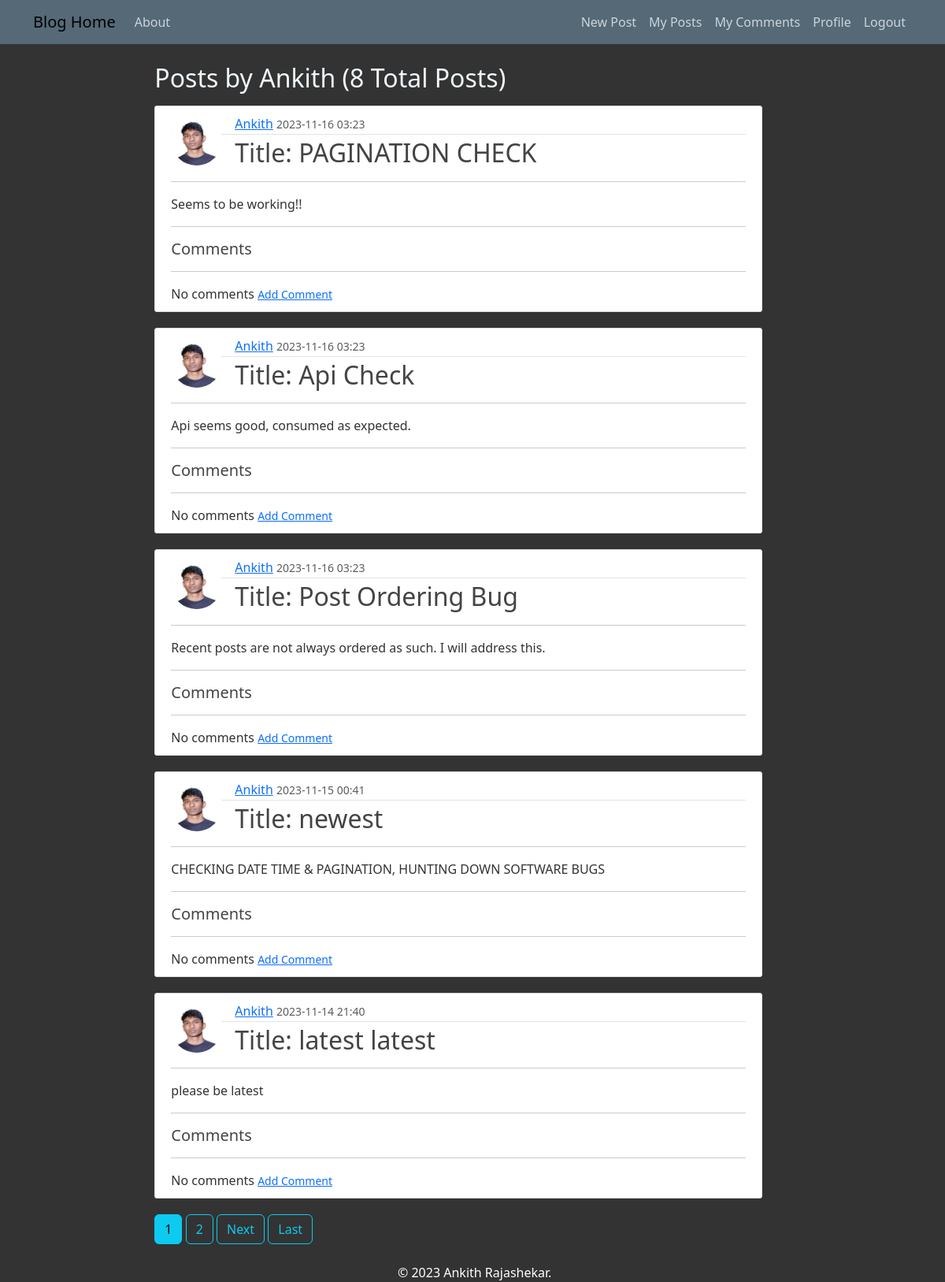
The page /user/Ankith/ (signed in) on the database its author committed.
### blog/models.py (models this page shows, shortened)
class Post(models.Model):
  title = models.CharField(max_length=100)
  content = models.TextField()
  date_posted = models.CharField(default=str(dateformat.format(timezone.now(), 'Y-m-d H:i')), max_length=70)
  user = models.ForeignKey(User, on_delete = models.CASCADE) #this just relates the User model to the author field, but it doesn't get the currently logged in user.
  author = models.TextField(default='user', max_length=100)
  image_url = models.URLField(max_length=300)

### users/models.py (models this page shows, shortened)
class Profile(models.Model):
    user = models.OneToOneField(User, on_delete=models.CASCADE)
    username = models.TextField(default='user', max_length=100)
    email = models.EmailField(default='email@email.com')
    image = models.ImageField(default='default.jpg', upload_to='profile_pics') #store locally

### blog/views.py (the view)
# urls.py: path('user/<str:username>/', UserPostListView.as_view(), name='user-post'),
class UserPostListView(ListView): #View for an object we will be looping over to display, this must be provided
    model = Post
    template_name = 'blog/user_posts.html'
    context_object_name = 'posts'
    paginate_by = 5
    def get_queryset(self): #modify/override query_set that this view returns
        user = get_object_or_404(User, username=self.kwargs.get('username')) #get username from url using shortcut 'get_object_or_404'. variables sent in are stored as kwargs and accessed by instance of class-view via self
        return Post.objects.filter(user=user).order_by('-date_posted') #ordering was also overriden, so we add proper ordering in return here

### blog/templates/blog/user_posts.html (shortened to what this page needs)
{% extends "blog/base.html" %}
{% block content %}
  <h2 class = "mb-3 offset-md-2" style =color:aliceblue> Posts by {{view.kwargs.username}} ({{page_obj.paginator.count}} Total Posts)</h1>
  {%for post in posts%}
    <article class="media content-section offset-md-2">
      <img class = "float-start rounded-circle article-img" src = "{{post.user.profile.image.url}}">
      <div class="media-body">
        <div class="article-metadata">
          <a class="mr-2" href="{%url 'user-post' post.user.username%}">{{ post.user }}</a>
          <small class="text-muted">{{ post.date_posted }}</small>
        </div>
        <h2><a class="text-decoration-none article-title" href="{% url 'post-detail' post.pk %}">Title: {{ post.title }}</a></h2>
        <div>
          <hr>
          <p class="article-content">{{ post.content }}</p>
        </div>
      </div>
      <div>
        <hr>
        <h5 class="article-content">Comments</h5>
        <hr>
        {% if not post.comments.all %}
          No comments
          <small class="text-muted">
            <a href="{%url 'comment-create' post.pk%}">Add Comment</a>
          </small>
        {%endif%}
      </div>
    </article>
  {%endfor%}
  {% if is_paginated %}
  {% for num in page_obj.paginator.page_range %}
    {% if page_obj.number == num and page_obj.has_previous == False%}
      <a class="btn btn-info mb-4 offset-md-2" href="?page={{num}}">{{num}}</a>
    {% elif page_obj.number == num%}
      <a class="btn btn-info mb-4" href="?page={{num}}">{{num}}</a>
    {% elif num > page_obj.number|add:'-3' and num < page_obj.number|add:'3'%}
      <a class="btn btn-outline-info mb-4" href="?page={{num}}">{{num}}</a>
    {%endif%}
  {%endfor%}
  {% if page_obj.has_next %}
    <a class="btn btn-outline-info mb-4" href="?page={{page_obj.next_page_number}}">Next</a>
    <a class="btn btn-outline-info mb-4" href="?page={{page_obj.paginator.num_pages}}">Last</a>
  {%endif%}
  {%endif%}
{% endblock content %}

### blog/static/blog/main.css (style rules this page uses)
body { background: #333333; color: #333333; margin-top: 5rem; }
h1, h2, h3, h4, h5, h6 { color: #444444; }
.content-section { background: #ffffff; padding: 10px 20px; border: 1px solid #dddddd; border-radius: 3px; margin-bottom: 20px; }
.article-title { color: #444444; }
.article-content { white-space: pre-line; margin-top: 16px; }
.article-img { height: 65px; width: 65px; margin-right: 16px; }
.article-metadata { padding-bottom: 1px; margin-bottom: 4px; border-bottom: 1px solid #e3e3e3 }

### rows shown on the page
Post: user.profile.image (picture), user "Ankith", date_posted "2023-11-16 03:23", title "PAGINATION CHECK", content "Seems to be working!!", shows "No comments"
Post: user.profile.image (picture), user "Ankith", date_posted "2023-11-16 03:23", title "Api Check", content "Api seems good, consumed as expected.", shows "No comments"
Post: user.profile.image (picture), user "Ankith", date_posted "2023-11-16 03:23", title "Post Ordering Bug", content "Recent posts are not always ordered as such. I will address this.", shows "No comments"
Post: user.profile.image (picture), user "Ankith", date_posted "2023-11-15 00:41", title "newest", content "CHECKING DATE TIME & PAGINATION, HUNTING DOWN SOFTWARE BUGS", shows "No comments"
Post: user.profile.image (picture), user "Ankith", date_posted "2023-11-14 21:40", title "latest latest", content "please be latest", shows "No comments"

### other values the page prints
{{ view.kwargs.username }} "Ankith"
{{ page_obj.paginator.count }} "8"
{{ num }} "1"
{{ num }} "2"
